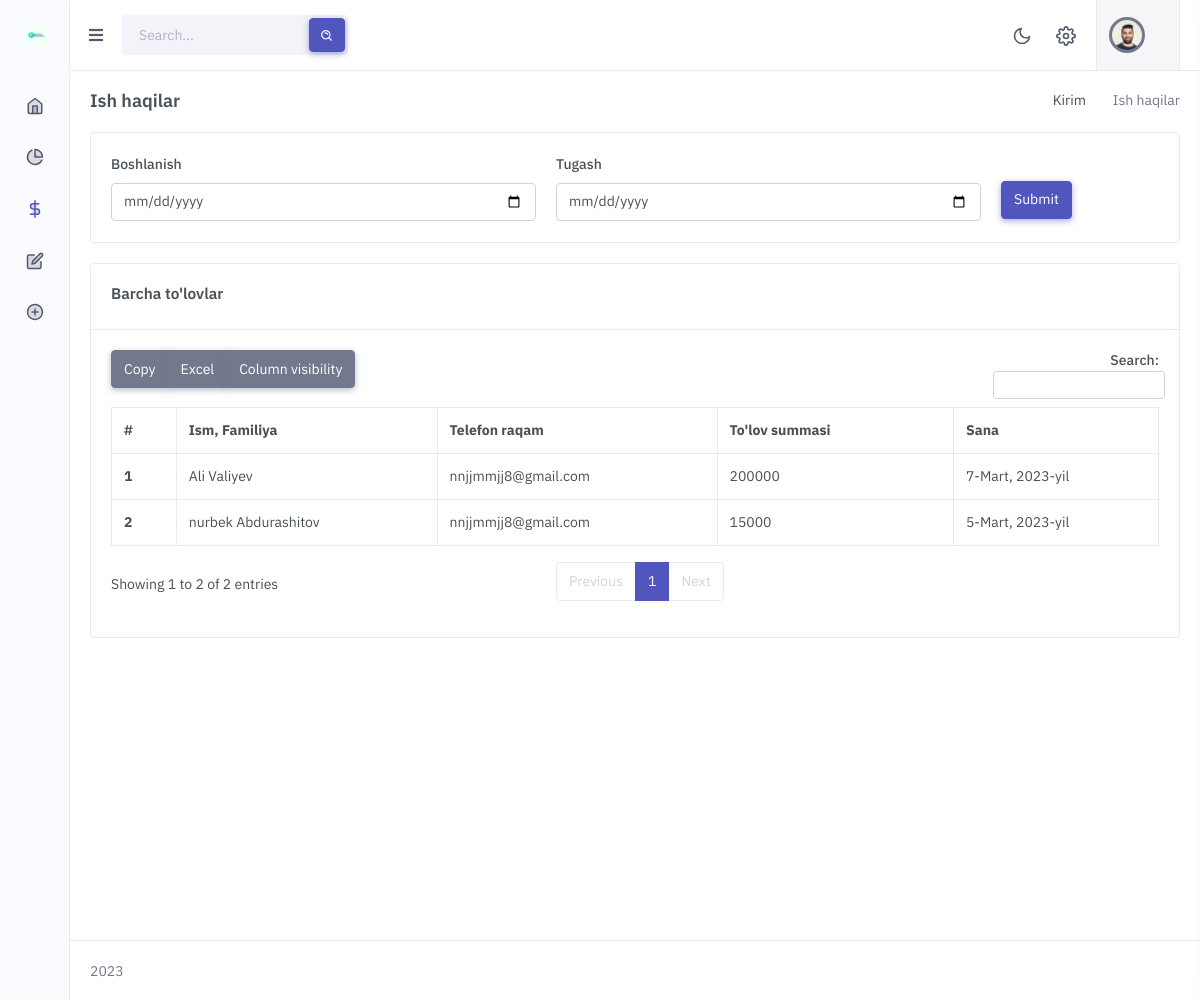
Page /mainmenu/staff/salaries (signed in) on the committed database.
### payment/models.py (models this page shows, shortened)
class GiveSalary(models.Model):
      teacher = models.ForeignKey(User, on_delete=models.CASCADE, related_name="teacher")
      salary_summ = models.PositiveBigIntegerField()
      date = models.DateField(default=date.today())
      sender = models.ForeignKey(User, on_delete=models.CASCADE, null=True, blank=True, related_name="sender")

### users/models.py (models this page shows, shortened)
class User(AbstractUser):
      is_teacher = models.BooleanField(default=False, help_text = 'Agar yaratilayotgan foydalanuvchi ustoz bo\'lsa.')
      is_admin  = models.BooleanField(default = False,  help_text = 'Agar yaratilayotgan foydalanuvchi adminstrator bo\'lsa.')
      wallet = models.PositiveBigIntegerField(default=0)

### main/views.py (the view, shortened to what this page needs)
# urls.py: path('staff/salaries', salaries, name='salaries'),
@login_required
def salaries(request):
      teachers = User.objects.filter(is_teacher=True)
      if request.user.is_staff == True:
            all_salaries = GiveSalary.objects.all().order_by('-date')
            return render(request, 'boss/all_salaries.html', {"salaries":all_salaries, 'teachers':teachers})
      else:
            messages.warning(request, "Siz uchun bu sahifa mavjud emas.")
            return redirect('index')

### templates/boss/all_salaries.html (shortened to what this page needs)
{% extends 'boss/base.html' %}
{% block content %}
<div class="col-12">
      <div class="page-title-box d-sm-flex align-items-center justify-content-between">
          <h4 class="mb-sm-0 font-size-18">Ish haqilar </h4>
          <div class="page-title-right">
              <ol class="breadcrumb m-0">
                  <li class="breadcrumb-item"><a href="{% url 'income' %}">Kirim</a></li>
                  <li class="breadcrumb-item active">Ish haqilar</li>
              </ol>
          </div>
      </div>
</div>
<div class="row">
      <div class="col-12">
            <div  class=" card  col-12">
                  <div class="container" >
                        <br>
                  <form method="post"  >{% csrf_token %}
                        <div class="row" >
                          <div class="col-5" >
                            <label for="example-date-input" class="form-label">Boshlanish</label>
                            <input class="form-control" name="start" type="date" value="{{start}}" id="example-date-input">
                          </div>
                          <div class="col-5" >
                            <label for="example-date-input" class="form-label">Tugash</label>
                            <input class="form-control" name="end" type="date" value="{{end}}" id="example-date-input">
                          </div>
                          <div class="col-2" ><button style='margin-top:27px' type="submit" class="btn btn-primary" >Submit</button></div>
                        </div>
                    </form>
                    <br>
                  </div>
            </div>
          <div class="card">
              <div class="card-header">
                  <h4 class="card-title">Barcha to'lovlar</h4>
              </div>
              <div class="card-body">
                  <table id="datatable-buttons" class="table table-bordered dt-responsive nowrap w-100">
                        <thead>
                          <tr>
                              <th scope="col">#</th>
                              <th scope="col">Ism, Familiya</th>
                              <th scope="col">Telefon raqam</th>
                              <th scope="col">To'lov summasi</th>
                              <th scope="col">Sana</th>
                          </tr>
                        </thead>
                        <tbody>
                              {% for i in salaries %}
                          <tr>
                              <th scope="row">{{ forloop.counter }}</th>
                              <td>{{i.teacher.first_name}} {{i.teacher.last_name}}</td>
                              <td>{{i.teacher.email}}</td>
                              <td>{{i.salary_summ}}</td>
                              <td>{{i.date}}</td>
                          </tr>
                          {% endfor %}
                        </tbody>
                  </table>
              </div>
          </div>
      </div>
  </div>
{% endblock content %}

### templates/boss/base.html (shortened to what this page needs)
{% load static %}
<!doctype html>
<html lang="en">
<head>
        <link rel="stylesheet" href="{% static 'assets/css/preloader.min.css' %}" type="text/css" />
        <link href="{% static 'assets/css/bootstrap.min.css' %}" id="bootstrap-style" rel="stylesheet" type="text/css" />
        <link href="{% static 'assets/css/icons.min.css' %}" rel="stylesheet" type="text/css" />
        <link href="{% static 'assets/css/app.min.css' %}" id="app-style" rel="stylesheet" type="text/css" />
    </head>
    <body>
        <div id="layout-wrapper">
            <header id="page-topbar">
                <div class="navbar-header">
                    <div class="d-flex">
                        <div class="navbar-brand-box">
                            <a href="/" class="logo logo-dark">
                                <span class="logo-sm">
                                    <img src="{% static 'assets1/img/logo.png' %}" alt="" height="24">
                                </span>
                            </a>
                        </div>
                        <button type="button" class="btn btn-sm px-3 font-size-16 header-item" id="vertical-menu-btn">
                            <i class="fa fa-fw fa-bars"></i>
                        </button>
                        <form class="app-search d-none d-lg-block">
                            <div class="position-relative">
                                <input type="text" class="form-control" placeholder="Search...">
                                <button class="btn btn-primary" type="button"><i class="bx bx-search-alt align-middle"></i></button>
                            </div>
                        </form>
                    </div>
                    <div class="d-flex">
                        <div class="dropdown d-none d-sm-inline-block">
                            <button type="button" class="btn header-item" id="mode-setting-btn">
                                <i data-feather="moon" class="icon-lg layout-mode-dark"></i>
                            </button>
                        </div>
                        <div class="dropdown d-inline-block">
                            <button type="button" class="btn header-item right-bar-toggle me-2">
                                <i data-feather="settings" class="icon-lg"></i>
                            </button>
                        </div>
                        <div class="dropdown d-inline-block">
                            <button type="button" class="btn header-item bg-soft-light border-start border-end" id="page-header-user-dropdown"
                            data-bs-toggle="dropdown" aria-haspopup="true" aria-expanded="false">
                                <img class="rounded-circle header-profile-user" src="{% static 'assets/images/users/avatar-1.jpg' %}"
                                    alt="Header Avatar">
                                <i class="mdi mdi-chevron-down d-none d-xl-inline-block"></i>
                            </button>
                        </div>
                    </div>
                </div>
            </header>
            <div class="vertical-menu">
                <div data-simplebar class="h-100">
                    <div id="sidebar-menu">
                        <ul class="metismenu list-unstyled" id="side-menu">
                            <li>
                                <a href="{% url 'income' %}">
                                    <i data-feather="home"></i>
                                </a>
                            </li>
                            <li>
                                <a href="javascript: void(0);" class="has-arrow">
                                    <i data-feather="pie-chart"></i>
                                </a>
                            </li>
                            <li>
                                <a href="javascript: void(0);" class="has-arrow">
                                    <i data-feather="dollar-sign"></i>
                                </a>
                            </li>
                            <li>
                                <a href="javascript: void(0);" class="has-arrow">
                                    <i data-feather="edit"></i>
                                </a>
                            </li>
                            <li>
                                <a href="javascript: void(0);" class="has-arrow">
                                    <i data-feather="plus-circle"></i>
                                </a>
                            </li>
                        </ul>
                    </div>
                </div>
            </div>
            <div class="main-content">
                <div class="page-content">
                    <div class="container-fluid">
                        {% block content %}
                        {% endblock content %}
                    </div>
                </div>
                <footer class="footer">
                    <div class="container-fluid">
                        <div class="row">
                            <div class="col-sm-6">
                            </div>
                            <div class="col-sm-6">
                            </div>
                        </div>
                    </div>
                </footer>
            </div>
        </div>
    </body>
</html>

### rows in the picture
GiveSalary: teacher.first_name "Ali", teacher.last_name "Valiyev", teacher.email "nnjjmmjj8@gmail.com", salary_summ "200000", date "7-Mart, 2023-yil"
GiveSalary: teacher.first_name "nurbek", teacher.last_name "Abdurashitov", teacher.email "nnjjmmjj8@gmail.com", salary_summ "15000", date "5-Mart, 2023-yil"
